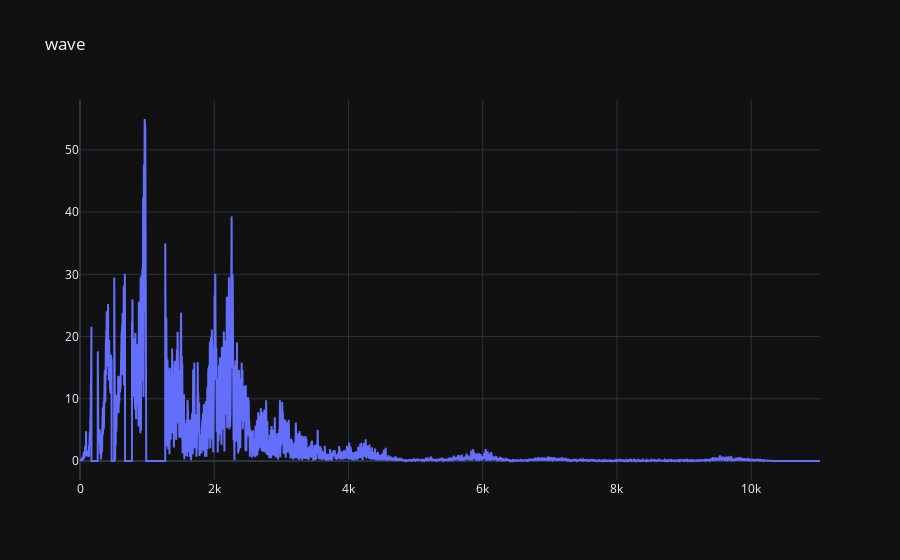

The code cell stored with this chart in its notebook:
### Code cell
# function calls for adjusting the curve according to the value and range list of each slider
equalizerRange_Window(song_magnitude,song_frequency,ae,-5)
# equalizerRange_Window(song_magnitude,song_frequency,bass,1.5)

plotFourierMag(new_mag)
song_edited = calc_inv_fourier(new_mag, song_phase)

### Figure 1 — Plotly figure (JSON) as saved in the notebook; plotly's stock layout.template omitted (floating-point values rounded to 4 significant figures; data arrays with more than 128 entries replaced by an {"elided": "..."} marker saying what was removed)
{"data": [{"x": {"elided": "11026 float values"}, "y": {"elided": "11026 float values"}, "type": "scatter"}], "layout": {"title": {"text": "wave"}}}
